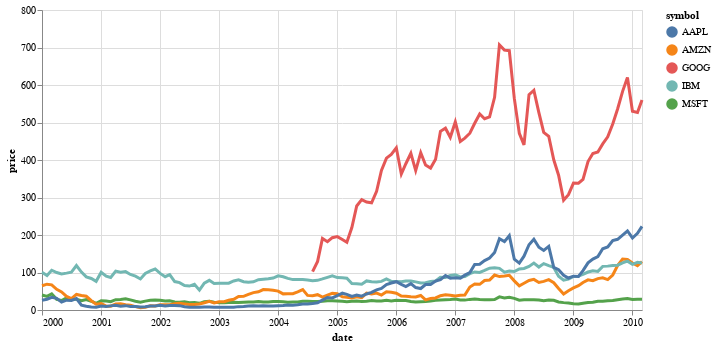

Notebook code cell kept with this figure:
### Code cell
import altair as alt
from vega_datasets import data

source = data.stocks()

highlight = alt.selection_point(on='mouseover', fields=['symbol'], nearest=True)

base = alt.Chart(source).encode(
    x='date:T',
    y='price:Q',
    color='symbol:N'
)

points = base.mark_circle().encode(
    opacity=alt.value(0)
).add_params(
    highlight
).properties(
    width=600
)

lines = base.mark_line().encode(
    size=alt.condition(~highlight, alt.value(1), alt.value(3)), 
    #color=alt.condition(~highlight, alt.value("gray"), alt.value("#black")), 
)

points + lines

### Figure 1 — Vega-Lite specification as saved in the notebook (floating-point values rounded to 4 significant figures; data arrays with more than 128 entries replaced by an {"elided": "..."} marker saying what was removed)
{"config": {"view": {"continuousWidth": 300, "continuousHeight": 300}}, "layer": [{"mark": {"type": "circle"}, "encoding": {"color": {"field": "symbol", "type": "nominal"}, "opacity": {"value": 0}, "x": {"field": "date", "type": "temporal"}, "y": {"field": "price", "type": "quantitative"}}, "name": "view_9"}, {"mark": {"type": "line"}, "encoding": {"color": {"field": "symbol", "type": "nominal"}, "size": {"condition": {"test": {"not": {"param": "param_11"}}, "value": 1}, "value": 3}, "x": {"field": "date", "type": "temporal"}, "y": {"field": "price", "type": "quantitative"}}}], "data": {"name": "data-96e857a61c6b623bafe23440d582a500"}, "params": [{"name": "param_11", "select": {"type": "point", "fields": ["symbol"], "nearest": true, "on": "mouseover"}, "views": ["view_9"]}], "width": 600, "$schema": "https://vega.github.io/schema/vega-lite/v5.8.0.json", "datasets": {"data-96e857a61c6b623bafe23440d582a500": {"elided": "560 records"}}}
